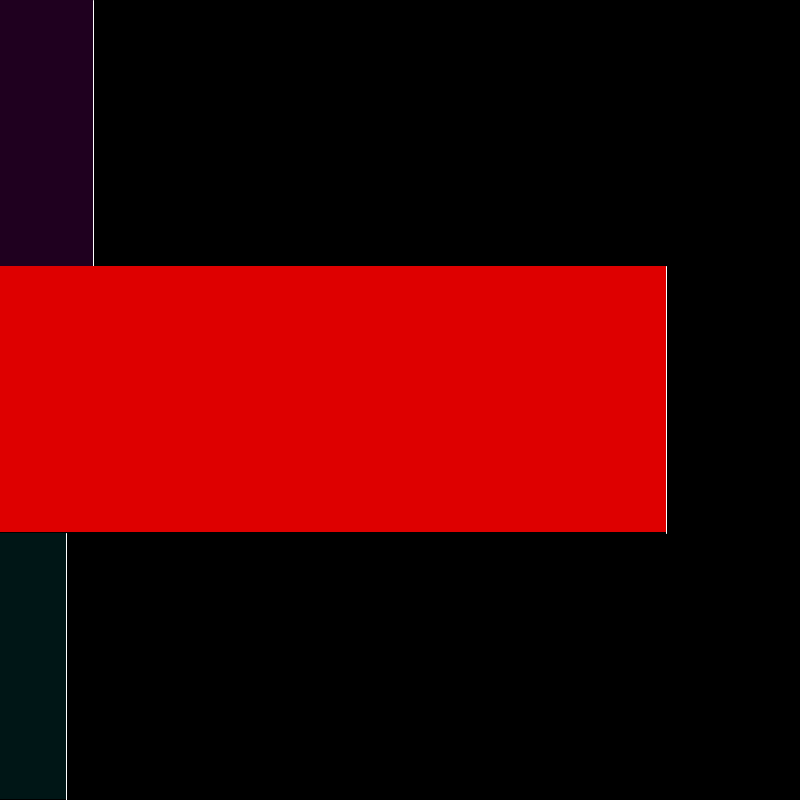
Frame 1 (no input)
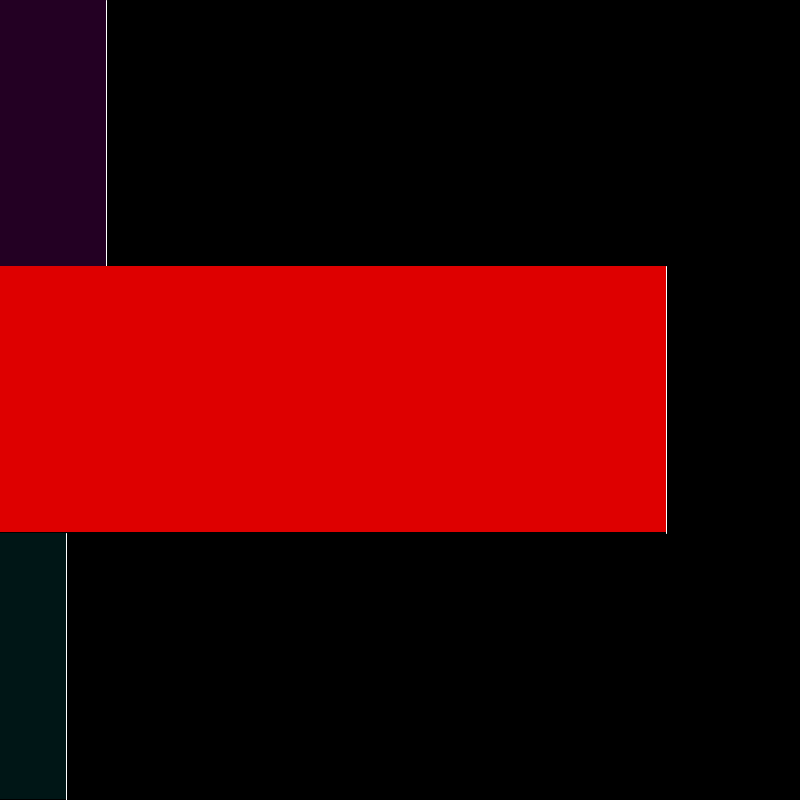
Frame 60 (the mouse pressed at the canvas centre just before this capture)
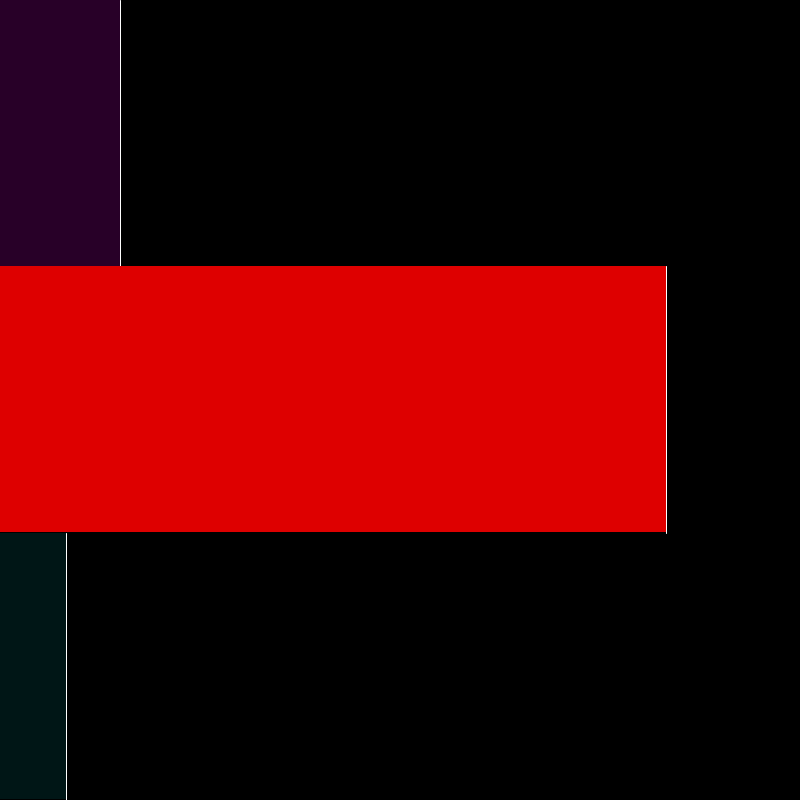
Frame 120 (the mouse held since frame 60 and released just before this capture)

The Processing sketch that drew these frames (run headless with seeded random() and noise(); from frame 60 on, the mouse is pressed at the canvas centre):

// Processing sketch: Reloj_2
// ── Reloj_2.pde
/*
ESTE PROGRAMA GENERA 3 BARRAS RECTANGULARES HORIZONTALES
QUE INCREMENTAN SU TAMAÑO Y VARÍAN SU COLOR, CON EL PASO DEL
TIEMPO. LA PRIMERA BARRA ES PARA LOS SEGUNDOS, LA SEGUNTA PARA LOS
MINUTOS Y LA TERCERA PARA LAS HORAS.
*/

// Declaración de variables de tipo punto flotante
float
horas = 0.0,
minutos = 0.0,
segundos = 0.0;


void setup(){

  size(800,800); // Tamaño de la ventana.
  
}

void draw(){

  background(0); // Color de fondo de la ventana.
  
  /* 
  Las siguientes TRES (3) lineas de codigo, 
  convierten los respectivos intervalos de tiempo
  en longitud de la ventana.
  */
  segundos = map(second(), 0, 60, 0, width); 
  minutos = map(minute(), 0, 60, 0, width);
  horas = map(hour(), 0, 24, 0, width);
  
  // Segundos
  noStroke(); // Figuras sin contorno
  fill(segundos/3 ,0,segundos/3); // Rellenar las figuras con el color especificado en (r,g,b). 
  rect(0, 0, segundos, height/3); // Generar un rectangulo en la posición especificada y con las limenciones dadas.
  stroke(255); // Figuras con contorno de color blanco.
  line(segundos, 0, segundos, height/3); // Generar una linea en la posición especificada y con las limenciones dadas.
  
  // Minutos
  noStroke(); // Figuras sin contorno
  fill(minutos/3 ,0,0); // Rellenar las figuras con el color especificado en (r,g,b).
  rect(0, height/3, minutos, height/3); // Generar un rectangulo en la posición especificada y con las limenciones dadas.
  stroke(255); // Figuras con contorno de color blanco.
  line(minutos, height/3, minutos, height * 2/3); // Generar una linea en la posición especificada y con las limenciones dadas.
  
  // Horas
  noStroke(); // Figuras sin contorno
  fill(0, horas/3, horas/3); // Rellenar las figuras con el color especificado en (r,g,b).
  rect(0, height * 2/3, horas, height/3); // Generar un rectangulo en la posición especificada y con las limenciones dadas.
  stroke(255); // Figuras con contorno de color blanco.
  line(horas, height * 2/3, horas, height); // Generar una linea en la posición especificada y con las limenciones dadas.
  
}
